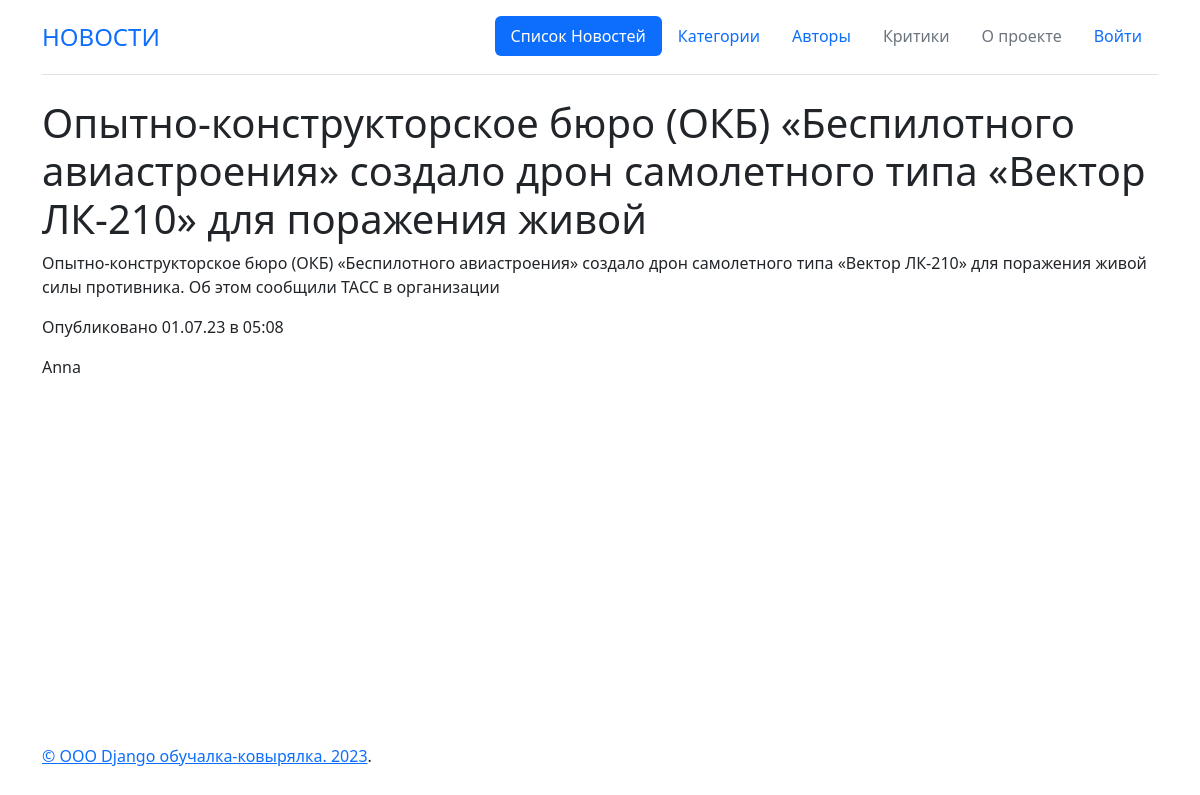
Screenshot of /posts/83 with the database file from the repository.
### news/models.py (models this page shows, shortened)
class Post(models.Model):
    class Meta:
        verbose_name = 'Посты'
        verbose_name_plural = 'Посты'
    article = "ART"
    news = "NWS"
    TYPE = [
        (article, "Статья"),
        (news, "Новость"),
    ]
    author = models.ForeignKey(Author,on_delete=models.CASCADE)
    postType = models.CharField(max_length=20, choices=TYPE, default=article)
    dateCreation = models.DateTimeField(auto_now_add=True)
    category = models.ManyToManyField(Category, through='PostCategory')
    title = models.CharField(max_length=128)
    text = models.TextField()
    rating = models.SmallIntegerField(default=0.0)

class Author(models.Model):
    class Meta:
        verbose_name = 'Авторы'
        verbose_name_plural = 'Авторы'
    name = models.OneToOneField(User, on_delete=models.CASCADE)
    rating = models.SmallIntegerField(default=0)
    def __str__(self):
            return self.name.username

### news/views.py (the view)
# urls.py: path('posts/<int:pk>', PostDetail.as_view(), name="post"),  # pk — это первичный ключ товара, который будет выводиться у нас в шаблон
class PostDetail(DetailView):
    model = Post
    template_name = 'post.html'
    context_object_name = 'post'

### news/templates/post.html (shortened to what this page needs)
{% extends 'defaultLayout.html' %}
{% block abracadabra %}
<h1>{{ post.title }}</h1>
<p>{{ post.text }}</p>
<p>Опубликовано {{ post.dateCreation | date:'d.m.y в h:i' }}</p>
<p> {{ post.author }}</p>
{% endblock abracadabra %}

### rows the page displays
Post: title "Опытно-конструкторское бюро (ОКБ) «Беспилотного авиастроения» создало дрон самолетного типа «Вектор ЛК-210» для поражения живой", text "Опытно-конструкторское бюро (ОКБ) «Беспилотного авиастроения» создало дрон самолетного типа «Вектор ЛК-210» для поражения живой силы противника. Об этом сообщили ТАСС в организации", dateCreation "01.07.23 в 05:08", author "Anna"
